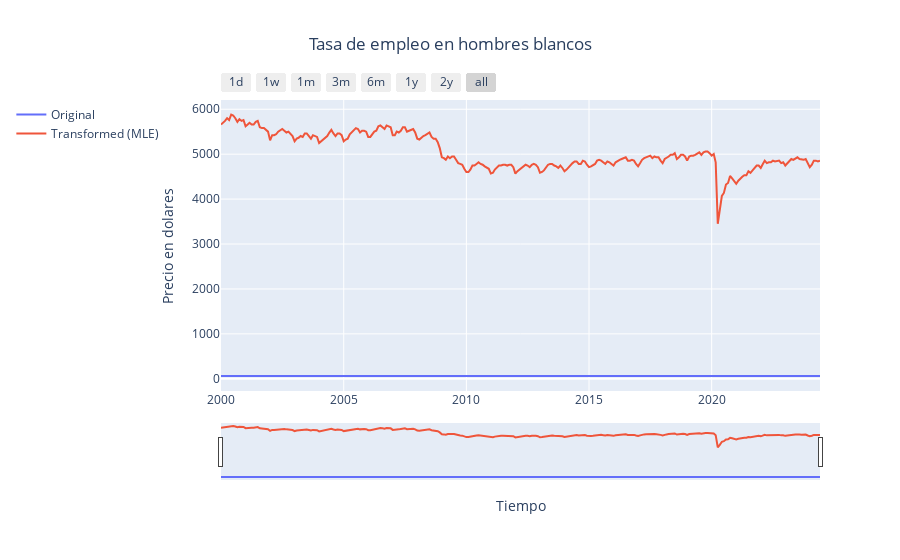

Source (notebook cell):
### Markdown cell above
## Resultados de Lambda

Los valores de lambda obtenidos para cada método son:

- Método de `Intervalo`: λ = -10.000
- Método de `Guerrero`: λ = -9.683
- Método `MLE`: λ = 2.272
- Método de `Log-verosimilitud`: λ = -10.000


## Comparación de las Series Transformadas

Observando los primeros valores de las series transformadas:

- La serie original muestra valores en el rango de 64-65.
- Las transformaciones de Intervalo, Guerrero y Log-verosimilitud producen valores muy pequeños (0.1 o 0.103274), lo que indica una transformación excesiva que podría llevar a una pérdida de información.
- La transformación MLE produce valores mucho más grandes (en el rango de 5600-5800), lo que sugiere una transformación que preserva mejor la estructura de los datos originales.

Dado que el **método MLE** proporciona una transformación más moderada y potencialmente más apropiada, se recomienda utilizar este método (λ = 2.272) para las transformaciones Box-Cox subsecuentes en este conjunto de datos. Este enfoque debería proporcionar una mejor normalización de los datos sin sacrificar demasiado la estructura original de la serie temporal.

### Code cell
plot_("Tasa de empleo en hombres blancos",
      (data.index, data['Tasa_Empleo_Blancos'], 'Original'),
      (data.index, data['BoxCox_mle'], 'Transformed (MLE)'))

### Figure 1 — Plotly figure (JSON) as saved in the notebook; plotly's stock layout.template omitted (floating-point values rounded to 4 significant figures; data arrays with more than 128 entries replaced by an {"elided": "..."} marker saying what was removed)
{"data": [{"line": {"width": 2}, "mode": "lines", "name": "Original", "type": "scatter", "x": {"elided": "294 str values"}, "y": {"elided": "294 float values"}}, {"line": {"width": 2}, "mode": "lines", "name": "Transformed (MLE)", "type": "scatter", "x": {"elided": "294 str values"}, "y": {"elided": "294 float values"}}], "layout": {"legend": {"orientation": "v", "x": -0.35, "xanchor": "left", "y": 1, "yanchor": "top"}, "title": {"text": "Tasa de empleo en hombres blancos", "x": 0.5}, "xaxis": {"rangeselector": {"buttons": [{"count": 1, "label": "1d", "step": "day", "stepmode": "backward"}, {"count": 7, "label": "1w", "step": "day", "stepmode": "backward"}, {"count": 1, "label": "1m", "step": "month", "stepmode": "backward"}, {"count": 3, "label": "3m", "step": "month", "stepmode": "backward"}, {"count": 6, "label": "6m", "step": "month", "stepmode": "backward"}, {"count": 1, "label": "1y", "step": "year", "stepmode": "backward"}, {"count": 2, "label": "2y", "step": "year", "stepmode": "backward"}, {"step": "all"}]}, "rangeslider": {"visible": true}, "title": {"text": "Tiempo"}, "type": "date"}, "yaxis": {"autorange": true, "title": {"text": "Precio en dolares"}, "type": "linear"}}}
